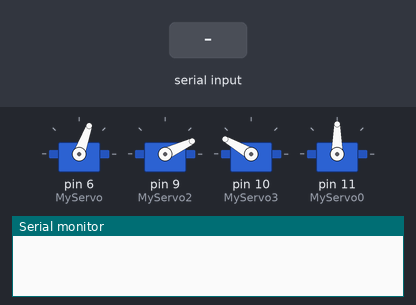
Simulated run of this sketch. Board: Arduino Uno, built with avr-gcc and run on an emulated ATmega328P. Shown: 4 × servo, the last lines printed to the serial monitor. Inputs (shaded band) come from the test bench.

Above: at 1.5 s.
1.6 s: "q" received over Serial
At 1.77 s:
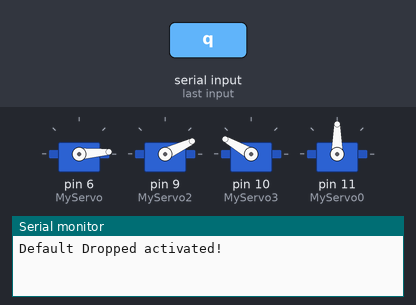
4.6 s: "c" received over Serial
6.6 s: "q" received over Serial
At 10.9 s:
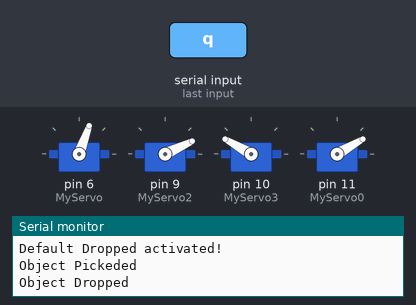
13.1 s: "s" received over Serial
At 14.3 s:
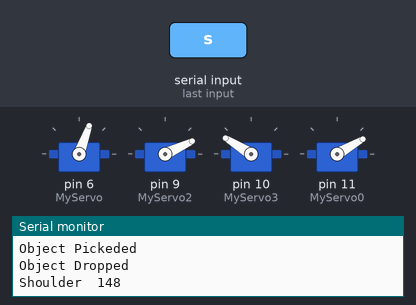
Timing chart, 0 to 15.6 s (numbered marks = the images above; inputs shaded):
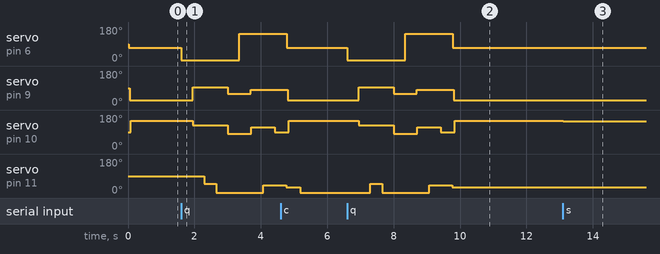

The sketch:

RoboticArm_Code.ino
```cpp
// ***********************************
// Robotic Arm Kit v1.0
// San3aHub.com by AhmedFarag
// ***********************************

#include <Servo.h>

Servo MyServo,MyServo2,MyServo3,MyServo0;
char ByteReceived ;
int MyPosition,MyPosition2,MyPosition3,MyPositionG;

int runCounter = 0;
int ledPin = A5;// set the default home servo positions
int valGripper = 30;
int valBase = 70;
int valShoulder = 25;
int valElbow = 150;
int delayT = 350;

void setup()
{
 Serial.begin(9600);

 MyServo.attach(6); // base  attach
 MyServo2.attach(9); //shoulder  attach
 MyServo3.attach(10); //Elbow attach
 MyServo0.attach(11); // Gripper  attach

 delay(15);
 MyServo.write(valBase);   // base
 delay(30);
 MyServo2.write(valShoulder);  // shoulder
 delay(30);
 MyServo3.write(valElbow); // elbow
 delay(300);
}

void loop()
{
    while (Serial.available()>0)  {

    ByteReceived = Serial.read();

    switch (ByteReceived) {

      // ************* Base
      case 'l':
      MyPosition = MyServo.read() + 2;    // L for move base left
      MyServo.write(MyPosition);
      Serial.print("Base");
      Serial.print("\t");
      Serial.println(MyServo.read());
      delay(15);

      break;

      case 'r':
      MyPosition = MyServo.read() - 2;    // R for move base right
      MyServo.write(MyPosition);

      Serial.print("Base");
      Serial.print("\t");
      Serial.println( MyServo.read());
      delay(15);

      break;

      // ************* Elbow
      case 'u':
      MyPosition2 = MyServo2.read() + 2;   // U for move Elbow up
      MyServo2.write(MyPosition2);
      Serial.print("Elbow");
      Serial.print("\t");
      Serial.println(MyServo2.read());
      delay(15);

      break;      case 'd':
      MyPosition2 = MyServo2.read() - 2;   // D for move Elbow down
      MyServo2.write(MyPosition2);
      Serial.print("Elbow");
      Serial.print("\t");
      Serial.println(MyServo2.read());
      delay(15);

      break;      // ************* Shoulder
      case 'w':
      MyPosition3 = MyServo3.read() + 2;  // W for move Shoulder down
      MyServo3.write(MyPosition3);
      Serial.print("Shoulder");
      Serial.print("\t");
      Serial.println(MyServo3.read());
      delay(15);

      break;      case 's':
      MyPosition3 = MyServo3.read() - 2;  // S for move Shoulder up
      MyServo3.write(MyPosition3);
      Serial.print("Shoulder");
      Serial.print("\t");
      Serial.println(MyServo3.read());
      delay(15);

      break;      // ************* Gripper
      case 'o':
      MyServo0.write(30);                // O to open Gripper
      Serial.print("Gripper Open");
      Serial.print("\t");
      Serial.println(MyServo0.read());
      delay(15);

      break;      case 'c':                          // C to open Gripper
      MyServo0.write(1);
      Serial.print("Gripper Close");
      Serial.print("\t");
      Serial.println(MyServo0.read());
      delay(15);

      break;      // ************* Default Dropped position (quick drop position)
      case 'q':

       digitalWrite(ledPin,HIGH);
       Serial.println("Default Dropped activated!");
       Pickup();
       Drop();
       Home();
       digitalWrite(ledPin,LOW);

      break;
      // ************* Force Stop and go home position
      case 'h':

       Home();
       digitalWrite(ledPin,LOW);

      break;

      // ************* print position
      case 'p':

       positions();
       digitalWrite(ledPin,LOW);
      break;

      // ************* print position
      case 'z':

       Serial.println("Robotic Arm Ready!");
       break;

      default:
         Serial.println("default");
     break;
  }
    }
}
```

Tasks.ino
```cpp
void positions()
{
    Serial.print("Base : ");
    Serial.print(valBase);
    Serial.print("\t");
    Serial.print("Shou : ");
    Serial.print(valShoulder);
    Serial.print("\t");
    Serial.print("Elbow : ");
    Serial.print(valElbow);
    Serial.print("\t");
    Serial.print("Grip : ");
    Serial.println(valGripper);
}

void Home() //Call this fucntion when u want to set arm in home position
  {
    MyServo0.write(valGripper);   // Gripper
    delay(15);
    MyServo.write(valBase);   // base
    delay(30);
    MyServo2.write(valShoulder);  // shoulder
    delay(30);
    MyServo3.write(valElbow); // elbow
    delay(delayT);
  }

void Pickup() // This is fixed pick place.
  {
   MyServo.write(4);   // base
   delay(delayT);

   MyServo3.write(125); // elbow
   MyServo2.write(95);  // shoulder
   delay(delayT);

   MyServo0.write(50);   // Gripper open wide
   delay(delayT);

   MyServo0.write(2);   // Gripper close
   delay(delayT);

   MyServo2.write(60);  // shoulder up little
   MyServo3.write(80);  // elbow up little
   delay(delayT);

   Serial.println("Object Pickeded");
  }

  void Drop() // This is fixed Drop place.
  {
   MyServo.write(145);   // base
   delay(delayT);

   MyServo2.write(80);  // shoulder
   delay(15);

   MyServo3.write(115); // elbow
   delay(delayT);

   MyServo0.write(40);   // Gripper open wide
   delay(delayT);

   MyServo3.write(90);  // elbow up little
   delay(delayT);

   Serial.println(F("Object Dropped"));
   }

   void  Playback()
  {

    //      String phrase;
    //      phrase = String(phrase + ByteReceived); // convert the char input to stirng can be split    // Read each command pair
    char* command = strtok(ByteReceived, "&");
    while (command != 0)
    {
        // Split the command in two values
        char* separator = strchr(command, ':');
        if (separator != 0)
        {
            // Actually split the string in 2: replace ':' with 0
            *separator = 0;
            int servoId = atoi(command);
            ++separator;
            int angle = atoi(separator);

            // Do something with servoId and angle

            if (servoId = 1)
            {
               MyServo.write(angle);
                delay(delayT);
            }
            else if (servoId = 2)
            {
               MyServo2.write(angle);
                delay(delayT);
            }
            else if (servoId = 3)
            {
              MyServo3.write(angle);
                delay(delayT);
            }

        }
        // Find the next command in input string
        command = strtok(0, "&");
    }

  }
```

Measured:
- after the input at 1.6 s, servo on pin 6 (MyServo): 70° → 4° at once, → 145° 1.8 s later; servo on pin 9 (MyServo2): 25° → 95° after 0.35 s, → 60° 1.1 s later, → 80° 0.70 s later
- after the input at 6.6 s, servo on pin 6 (MyServo): 70° → 4° at once, → 145° 1.8 s later, → 70° 1.4 s later; servo on pin 9 (MyServo2): 25° → 95° after 0.35 s, → 60° 1.1 s later, → 80° 0.70 s later, → 25° 1.1 s later
- after the input at 13.1 s, servo on pin 10 (MyServo3): 150° → 148° at once
